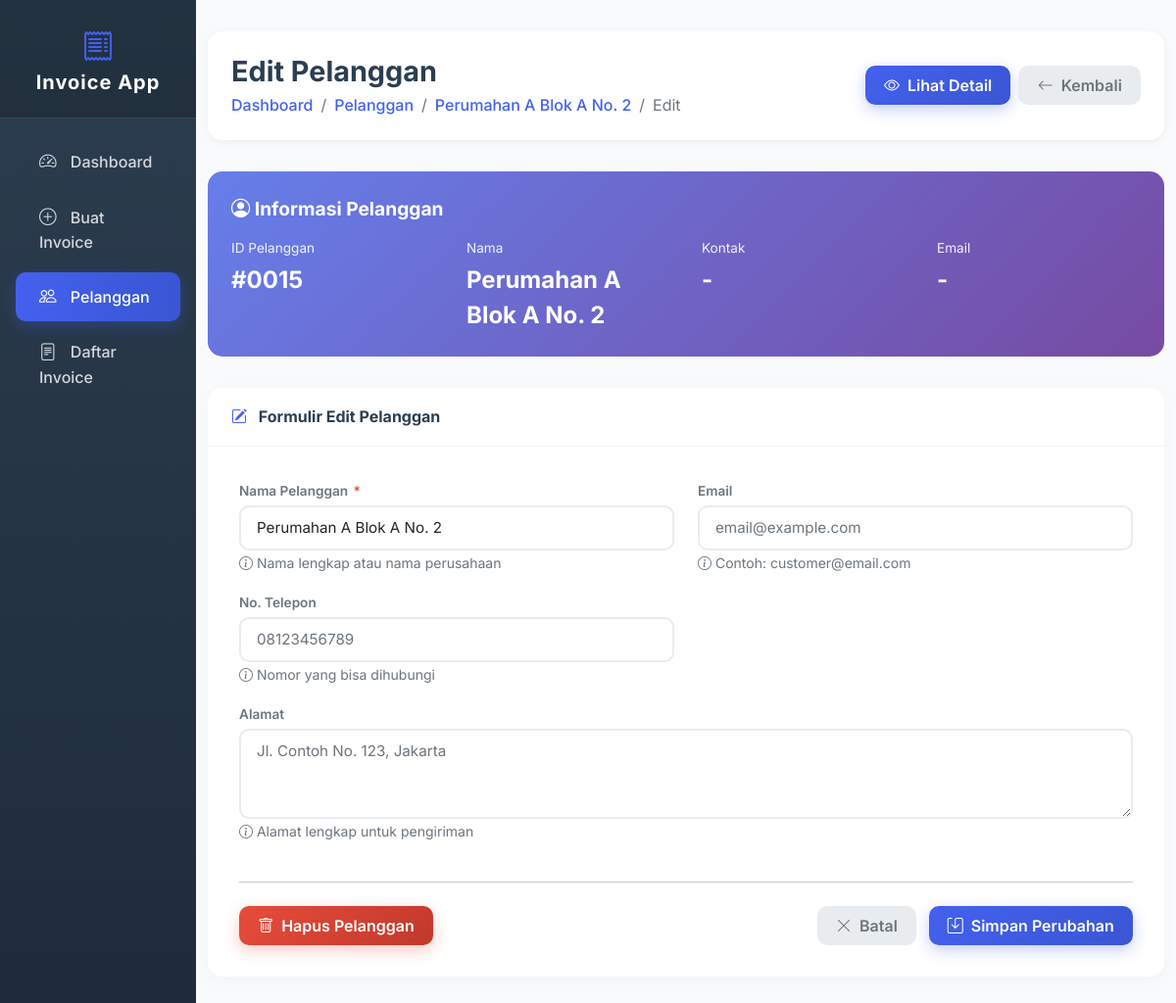
Page /edit_customer.php?id=15 on the committed database.
### tables this page shows
CREATE TABLE `customers` (
  `id` int(11) NOT NULL,
  `name` varchar(100) NOT NULL,
  `email` varchar(100) DEFAULT NULL,
  `phone` varchar(20) DEFAULT NULL,
  `address` text DEFAULT NULL,
  `created_at` timestamp NOT NULL DEFAULT current_timestamp()
);

### edit_customer.php (the view, shortened to what this page needs)
<?php
require_once 'config_database.php';
$id = $_GET['id'] ?? 0;
$query = "SELECT * FROM customers WHERE id = ?";
$stmt = $pdo->prepare($query);
$stmt->execute([$id]);
$customer = $stmt->fetch();
?>
<!DOCTYPE html>
<html lang="id">
<head>
    <link href="https://cdn.jsdelivr.net/npm/bootstrap@5.1.3/dist/css/bootstrap.min.css" rel="stylesheet">
    <link rel="stylesheet" href="https://cdn.jsdelivr.net/npm/bootstrap-icons@1.8.1/font/bootstrap-icons.css">
</head>
<body>
    <div class="container-fluid">
        <div class="row">
            <nav class="col-md-2 d-md-block sidebar p-0">
                <div class="position-sticky">
                    <div class="sidebar-brand text-center">
                        <i class="bi bi-receipt"></i>
                        <h5>Invoice App</h5>
                    </div>
                    <ul class="nav flex-column mt-3">
                        <li class="nav-item">
                            <a class="nav-link" href="index.php">
                                <i class="bi bi-speedometer2"></i> Dashboard
                            </a>
                        </li>
                        <li class="nav-item">
                            <a class="nav-link" href="add_invoice.php">
                                <i class="bi bi-plus-circle"></i> Buat Invoice
                            </a>
                        </li>
                        <li class="nav-item">
                            <a class="nav-link active" href="customers.php">
                                <i class="bi bi-people"></i> Pelanggan
                            </a>
                        </li>
                        <li class="nav-item">
                            <a class="nav-link" href="invoices.php">
                                <i class="bi bi-file-text"></i> Daftar Invoice
                            </a>
                        </li>
                    </ul>
                </div>
            </nav>
            <main class="col-md-10 ms-sm-auto">
                <div class="page-header d-flex justify-content-between align-items-center">
                    <div>
                        <h1 class="h2 mb-1">Edit Pelanggan</h1>
                        <nav aria-label="breadcrumb">
                            <ol class="breadcrumb mb-0">
                                <li class="breadcrumb-item"><a href="index.php">Dashboard</a></li>
                                <li class="breadcrumb-item"><a href="customers.php">Pelanggan</a></li>
                                <li class="breadcrumb-item"><a href="view_customer.php?id=<?= $customer['id'] ?>"><?= htmlspecialchars($customer['name']) ?></a></li>
                                <li class="breadcrumb-item active">Edit</li>
                            </ol>
                        </nav>
                    </div>
                    <div class="d-flex gap-2">
                        <a href="view_customer.php?id=<?= $customer['id'] ?>" class="btn-custom btn-primary-custom">
                            <i class="bi bi-eye"></i> Lihat Detail
                        </a>
                        <a href="customers.php" class="btn-custom btn-secondary-custom">
                            <i class="bi bi-arrow-left"></i> Kembali
                        </a>
                    </div>
                </div>
                <div class="info-section">
                    <div class="info-title">
                        <i class="bi bi-person-circle"></i> Informasi Pelanggan
                    </div>
                    <div class="info-stats">
                        <div class="stat-item">
                            <div class="stat-label">ID Pelanggan</div>
                            <div class="stat-value">#<?= str_pad($customer['id'], 4, '0', STR_PAD_LEFT) ?></div>
                        </div>
                        <div class="stat-item">
                            <div class="stat-label">Nama</div>
                            <div class="stat-value"><?= htmlspecialchars($customer['name']) ?></div>
                        </div>
                        <div class="stat-item">
                            <div class="stat-label">Kontak</div>
                            <div class="stat-value"><?= htmlspecialchars($customer['phone'] ?: '-') ?></div>
                        </div>
                        <div class="stat-item">
                            <div class="stat-label">Email</div>
                            <div class="stat-value"><?= htmlspecialchars($customer['email'] ?: '-') ?></div>
                        </div>
                    </div>
                </div>
                <div class="form-card">
                    <div class="card-header">
                        <h6><i class="bi bi-pencil-square"></i> Formulir Edit Pelanggan</h6>
                    </div>
                    <div class="card-body">
                        <form method="POST" action="" onsubmit="return validateForm()">
                            <div class="row">
                                <div class="col-md-6">
                                    <div class="mb-3">
                                        <label class="form-label">
                                            Nama Pelanggan <span class="required-star">*</span>
                                        </label>
                                        <input type="text" name="name" class="form-control" required
                                               value="<?= htmlspecialchars($customer['name']) ?>"
                                               placeholder="Masukkan nama lengkap / perusahaan">
                                        <small class="text-muted">
                                            <i class="bi bi-info-circle"></i> Nama lengkap atau nama perusahaan
                                        </small>
                                    </div>
                                </div>
                                <div class="col-md-6">
                                    <div class="mb-3">
                                        <label class="form-label">Email</label>
                                        <input type="email" name="email" class="form-control"
                                               value="<?= htmlspecialchars($customer['email']) ?>"
                                               placeholder="email@example.com">
                                        <small class="text-muted">
                                            <i class="bi bi-info-circle"></i> Contoh: customer@email.com
                                        </small>
                                    </div>
                                </div>
                                <div class="col-md-6">
                                    <div class="mb-3">
                                        <label class="form-label">No. Telepon</label>
                                        <input type="text" name="phone" class="form-control"
                                               value="<?= htmlspecialchars($customer['phone']) ?>"
                                               placeholder="08123456789">
                                        <small class="text-muted">
                                            <i class="bi bi-info-circle"></i> Nomor yang bisa dihubungi
                                        </small>
                                    </div>
                                </div>
                                <div class="col-md-12">
                                    <div class="mb-3">
                                        <label class="form-label">Alamat</label>
                                        <textarea name="address" class="form-control" rows="3"
                                                  placeholder="Jl. Contoh No. 123, Jakarta"><?= htmlspecialchars($customer['address']) ?></textarea>
                                        <small class="text-muted">
                                            <i class="bi bi-info-circle"></i> Alamat lengkap untuk pengiriman
                                        </small>
                                    </div>
                                </div>
                            </div>
                            <hr class="my-4">
                            <div class="d-flex justify-content-between align-items-center">
                                <div>
                                    <a href="delete_customer.php?id=<?= $customer['id'] ?>"
                                       class="btn-custom btn-danger-custom"
                                       onclick="return confirm('Yakin ingin menghapus pelanggan ini? Semua data yang terkait akan ikut terhapus.')">
                                        <i class="bi bi-trash"></i> Hapus Pelanggan
                                    </a>
                                </div>
                                <div>
                                    <a href="customers.php" class="btn-custom btn-secondary-custom me-2">
                                        <i class="bi bi-x-lg"></i> Batal
                                    </a>
                                    <button type="submit" class="btn-custom btn-primary-custom">
                                        <i class="bi bi-save"></i> Simpan Perubahan
                                    </button>
                                </div>
                            </div>
                        </form>
                    </div>
                </div>
            </main>
        </div>
    </div>
</body>
</html>

### edit_customer.php (style rules this page uses)
:root { --primary-color: #4361ee; --success-color: #2ecc71; --warning-color: #f39c12; --danger-color: #e74c3c; --dark-color: #2c3e50; --light-bg: #f8fafc; }
body { font-family: 'Inter', sans-serif; background-color: var(--light-bg); }
.sidebar { min-height: 100vh; background: linear-gradient(180deg, #2c3e50 0%, #1e2b3a 100%); box-shadow: 4px 0 10px rgba(0,0,0,0.1); }
.sidebar .nav-link { color: rgba(255,255,255,0.8); padding: 0.75rem 1.5rem; margin: 0.2rem 1rem; border-radius: 10px; transition: all 0.3s ease; font-weight: 500; }
.sidebar .nav-link.active { background: linear-gradient(90deg, #4361ee, #3a56d4); color: white; box-shadow: 0 5px 15px rgba(67, 97, 238, 0.3); }
.sidebar .nav-link i { margin-right: 10px; width: 20px; font-size: 1.1rem; }
.sidebar-brand { padding: 1.5rem 1rem; background: rgba(0,0,0,0.2); border-bottom: 1px solid rgba(255,255,255,0.1); }
.sidebar-brand h5 { color: white; font-weight: 700; letter-spacing: 1px; margin: 0; }
.sidebar-brand i { font-size: 2rem; color: #4361ee; margin-bottom: 0.5rem; }
main { padding: 2rem; background-color: var(--light-bg); }
.page-header { background: white; padding: 1.5rem; border-radius: 15px; box-shadow: 0 2px 10px rgba(0,0,0,0.05); margin-bottom: 2rem; }
.page-header h1 { font-size: 1.8rem; font-weight: 700; color: var(--dark-color); margin: 0; }
.breadcrumb { margin-bottom: 0; background: transparent; }
.breadcrumb-item a { color: var(--primary-color); text-decoration: none; font-weight: 500; }
.breadcrumb-item.active { color: #6c757d; }
.btn-custom { padding: 0.5rem 1.2rem; border-radius: 10px; font-weight: 600; transition: all 0.3s ease; border: none; display: inline-flex; align-items: center; gap: 8px; text-decoration: none; }
.btn-primary-custom { background: linear-gradient(135deg, #4361ee, #3a56d4); color: white; box-shadow: 0 5px 15px rgba(67, 97, 238, 0.3); }
.btn-secondary-custom { background: #e9ecef; color: #6c757d; }
.btn-danger-custom { background: linear-gradient(135deg, #e74c3c, #c0392b); color: white; box-shadow: 0 5px 15px rgba(231, 76, 60, 0.3); }
.form-card { background: white; border-radius: 15px; border: none; box-shadow: 0 5px 20px rgba(0,0,0,0.03); }
.form-card .card-header { background: transparent; border-bottom: 1px solid rgba(0,0,0,0.05); padding: 1.25rem 1.5rem; }
.form-card .card-header h6 { font-size: 1rem; font-weight: 700; color: var(--dark-color); margin: 0; }
.form-card .card-header h6 i { color: var(--primary-color); margin-right: 8px; }
.form-card .card-body { padding: 2rem; }
.form-label { font-weight: 600; font-size: 0.85rem; color: #6c757d; margin-bottom: 0.3rem; }
.form-control { border: 2px solid #e9ecef; border-radius: 10px; padding: 0.6rem 1rem; font-size: 0.95rem; transition: all 0.3s ease; }
.required-star { color: var(--danger-color); margin-left: 2px; }
.info-section { background: linear-gradient(135deg, #667eea 0%, #764ba2 100%); border-radius: 15px; padding: 1.5rem; color: white; margin-bottom: 2rem; }
.info-title { font-size: 1.2rem; font-weight: 700; margin-bottom: 1rem; }
.info-stats { display: flex; gap: 2rem; flex-wrap: wrap; }
.stat-item { flex: 1; min-width: 150px; }
.stat-label { font-size: 0.85rem; opacity: 0.9; margin-bottom: 0.25rem; }
.stat-value { font-size: 1.5rem; font-weight: 700; }

### rows in the picture
customers: name "Perumahan A Blok A No. 2", id "0015", phone "-", email "-"
